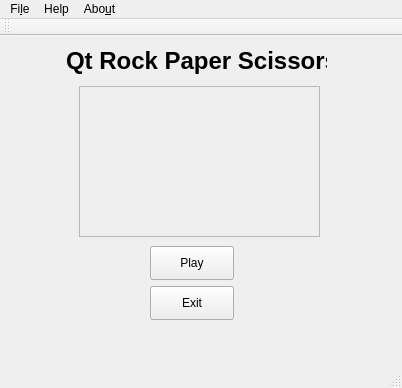
<?xml version="1.0" encoding="UTF-8"?>
<ui version="4.0">
 <class>MainWindow</class>
 <widget class="QMainWindow" name="MainWindow">
  <property name="geometry">
   <rect>
    <x>0</x>
    <y>0</y>
    <width>402</width>
    <height>388</height>
   </rect>
  </property>
  <property name="windowTitle">
   <string>MainWindow</string>
  </property>
  <widget class="QWidget" name="centralWidget">
   <widget class="QLabel" name="label">
    <property name="geometry">
     <rect>
      <x>66</x>
      <y>0</y>
      <width>261</width>
      <height>51</height>
     </rect>
    </property>
    <property name="text">
     <string>&lt;html&gt;&lt;head/&gt;&lt;body&gt;&lt;p align=&quot;center&quot;&gt;&lt;span style=&quot; font-size:18pt; font-weight:600;&quot;&gt;Qt Rock Paper Scissors&lt;/span&gt;&lt;/p&gt;&lt;/body&gt;&lt;/html&gt;</string>
    </property>
   </widget>
   <widget class="QFrame" name="frame">
    <property name="geometry">
     <rect>
      <x>79</x>
      <y>50</y>
      <width>241</width>
      <height>151</height>
     </rect>
    </property>
    <property name="frameShape">
     <enum>QFrame::StyledPanel</enum>
    </property>
    <property name="frameShadow">
     <enum>QFrame::Raised</enum>
    </property>
   </widget>
   <widget class="QPushButton" name="playButton">
    <property name="geometry">
     <rect>
      <x>150</x>
      <y>210</y>
      <width>84</width>
      <height>34</height>
     </rect>
    </property>
    <property name="text">
     <string>Play</string>
    </property>
   </widget>
   <widget class="QPushButton" name="exitButton">
    <property name="geometry">
     <rect>
      <x>150</x>
      <y>250</y>
      <width>84</width>
      <height>34</height>
     </rect>
    </property>
    <property name="text">
     <string>Exit</string>
    </property>
   </widget>
  </widget>
  <widget class="QMenuBar" name="menuBar">
   <property name="geometry">
    <rect>
     <x>0</x>
     <y>0</y>
     <width>402</width>
     <height>30</height>
    </rect>
   </property>
   <widget class="QMenu" name="menuFile">
    <property name="title">
     <string>Fi&amp;le</string>
    </property>
    <addaction name="actionNew"/>
    <addaction name="actionSave"/>
    <addaction name="actionRestart"/>
    <addaction name="actionExit"/>
   </widget>
   <widget class="QMenu" name="menuHelp">
    <property name="title">
     <string>Help</string>
    </property>
   </widget>
   <widget class="QMenu" name="menuAbout">
    <property name="title">
     <string>Abo&amp;ut</string>
    </property>
   </widget>
   <addaction name="menuFile"/>
   <addaction name="menuHelp"/>
   <addaction name="menuAbout"/>
  </widget>
  <widget class="QToolBar" name="mainToolBar">
   <attribute name="toolBarArea">
    <enum>TopToolBarArea</enum>
   </attribute>
   <attribute name="toolBarBreak">
    <bool>false</bool>
   </attribute>
  </widget>
  <widget class="QStatusBar" name="statusBar"/>
  <action name="actionNew">
   <property name="text">
    <string>&amp;New</string>
   </property>
  </action>
  <action name="actionSave">
   <property name="text">
    <string>&amp;Save</string>
   </property>
  </action>
  <action name="actionRestart">
   <property name="text">
    <string>&amp;Restart</string>
   </property>
  </action>
  <action name="actionExit">
   <property name="text">
    <string>&amp;Exit</string>
   </property>
  </action>
 </widget>
 <layoutdefault spacing="6" margin="11"/>
 <resources/>
 <slots>
  <slot>playButtonClicked()</slot>
 </slots>
</ui>
